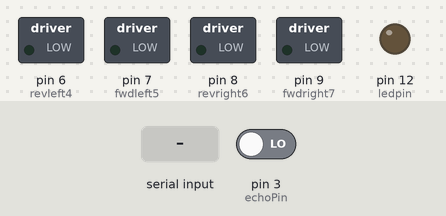
Bench run of a sketch on a simulated Arduino Uno, built with avr-gcc and run on an emulated ATmega328P. Parts: switched loads named in the sketch (green lamp = pin HIGH), output pins drawn as LEDs (lit = HIGH). The test bench sets the inputs (shaded band); at power-on: pin 3 (echoPin) LOW. Random numbers use the default seed unless the sketch sets one; pins used as bus, display or sensor lines are not drawn; what the sketch prints to the serial monitor is not drawn.

Above: at 2.0 s.
2.1 s: "R" received over the second serial link
At 7.6 s:
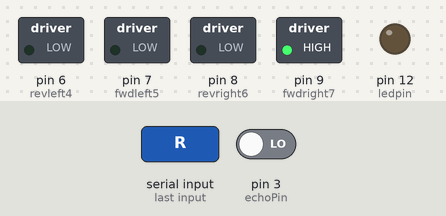
7.9 s: "L" received over the second serial link
At 13.2 s:
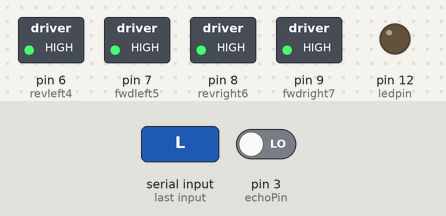
13.7 s: "1" received over the second serial link
At 17.1 s:
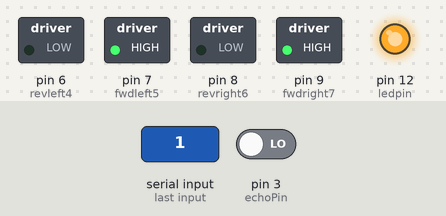
18.0 s: "S" received over the second serial link
At 21.1 s:
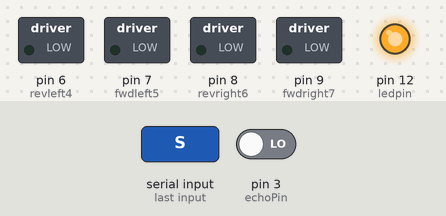
21.6 s: "2" received over the second serial link
At 25.0 s:
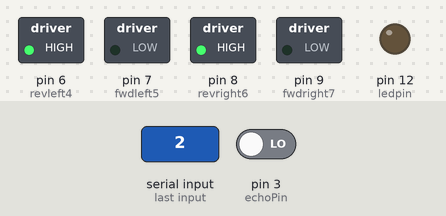
Timing chart, 0 to 26.2 s (numbered marks = the images above; inputs shaded):
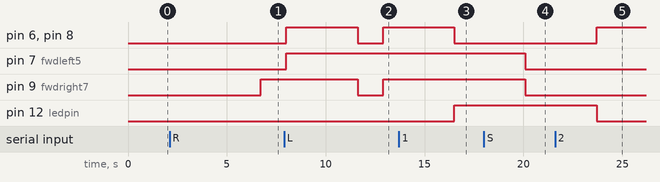

Measured:
- after the input at 2.1 s, pin 9 (fwdright7): LOW → HIGH after 4.6 s
- after the input at 7.9 s, pin 9 (fwdright7): HIGH → LOW after 3.7 s, → HIGH 1.3 s later
- after the input at 13.7 s, pin 6 (revleft4), pin 8 (revright6): HIGH → LOW after 2.8 s; pin 12 (ledpin): LOW → HIGH after 2.8 s
- after the input at 18.0 s, pin 7 (fwdleft5), pin 9 (fwdright7): HIGH → LOW after 2.1 s
- after the input at 21.6 s, pin 6 (revleft4), pin 8 (revright6): LOW → HIGH after 2.1 s; pin 12 (ledpin): HIGH → LOW after 2.1 s

The sketch:

ultrasonic_for_nano_bluetooth.ino
```cpp
//slave
#include <SoftwareSerial.h>
SoftwareSerial s(10, 11);
int trigPin = 4;      // trig pin of HC-SR04
int echoPin = 3;     // Echo pin of HC-SR04

int revleft4 = 6;       //REVerse motion of Left motor
int fwdleft5 = 7;       //ForWarD motion of Left motor
int revright6 = 8;      //REVerse motion of Right motor
int fwdright7 = 9;     //ForWarD motion of Right motor
int ledpin = 12;

long duration, distance;

void setup() {

  delay(random(500,2000));   // delay for random time
  Serial.begin(9600);
  s.begin(9600);
  pinMode(revleft4, OUTPUT);      // set Motor pins as output
  pinMode(fwdleft5, OUTPUT);
  pinMode(revright6, OUTPUT);
  pinMode(fwdright7, OUTPUT);

  pinMode(trigPin, OUTPUT);         // set trig pin as output
  pinMode(echoPin, INPUT);          //set echo pin as input to capture reflected waves

  pinMode(ledpin,OUTPUT);
}

void loop() {

  digitalWrite(trigPin, LOW);
  delayMicroseconds(2);
  digitalWrite(trigPin, HIGH);     // send waves for 10 us
  delayMicroseconds(10);
  duration = pulseIn(echoPin, HIGH); // receive reflected waves
  distance = duration / 58.2;   // convert to distance
  delay(10);
  Serial.println(distance);

 //remote control
//...............................................................................................................................
  if(s.available()>=-1)
   {
            char c = s.read();
            Serial.println(c);
            int readString;
            readString +=c;
            delay(micros);

                   if (c == '1')
                    {
                     //delay(100);
    digitalWrite(fwdright7, HIGH);                    // move forward
    digitalWrite(revright6, LOW);
    digitalWrite(fwdleft5, HIGH);
    digitalWrite(revleft4, LOW);
    digitalWrite(ledpin, HIGH);
                 delay(micros);
                     c = "";
                    }

    if (c == '2')
    {

         digitalWrite(fwdright7, LOW);      //movebackword
         digitalWrite(revright6, HIGH);
         digitalWrite(fwdleft5, LOW);
         digitalWrite(revleft4, HIGH);
         digitalWrite(ledpin, HIGH);
         //delay(100);
         digitalWrite(ledpin, LOW);
         digitalWrite(ledpin, HIGH);
         digitalWrite(ledpin, LOW);
         delay(micros);
         c = "";
     }
     if (c == 'S')
    {
         //delay(100);
         digitalWrite(fwdright7, LOW);      //stop
         digitalWrite(revright6, LOW);
         digitalWrite(fwdleft5, LOW);
         digitalWrite(revleft4, LOW);
    delay(micros);
    c = "";
     }
    if (c == 'R')
    {
         delay(micros);
         digitalWrite(fwdright7, HIGH);      //RIGHT
         digitalWrite(revright6, LOW);
         digitalWrite(fwdleft5, LOW);
         digitalWrite(revleft4, LOW);
    delay(micros);
    c = "";
    digitalWrite(fwdright7, HIGH);      //RIGHT FWD
         digitalWrite(revright6, HIGH);
         digitalWrite(fwdleft5, HIGH);
         digitalWrite(revleft4, HIGH);
    delay(micros);
    c = "";
     }
     if (c == 'L')
    {
         digitalWrite(fwdright7, LOW);      //LEFT
         digitalWrite(revright6, LOW);
         digitalWrite(fwdleft5, HIGH);
         digitalWrite(revleft4, LOW);
    delay(micros);
    c = "";
    digitalWrite(fwdright7, HIGH);      //LEFT FWD
         digitalWrite(revright6, HIGH);
         digitalWrite(fwdleft5, HIGH);
         digitalWrite(revleft4, HIGH);
    delay(micros);
    c = "";
     }

  }
  //no remote
 //........................................................................................................................................

  /*else
  {
  if (distance > 19)
 {
    digitalWrite(fwdright7, HIGH);                    // move forward
    digitalWrite(revright6, LOW);
    digitalWrite(fwdleft5, HIGH);
    digitalWrite(revleft4, LOW);
  }

  if (distance < 18)
  {
    digitalWrite(fwdright7, LOW);  //Stop
    digitalWrite(revright6, LOW);
    digitalWrite(fwdleft5, LOW);
    digitalWrite(revleft4, LOW);
    delay(500);
    digitalWrite(fwdright7, LOW);      //movebackword
    digitalWrite(revright6, HIGH);
    digitalWrite(fwdleft5, LOW);
    digitalWrite(revleft4, HIGH);
    delay(500);
    digitalWrite(fwdright7, LOW);  //Stop
    digitalWrite(revright6, LOW);
    digitalWrite(fwdleft5, LOW);
    digitalWrite(revleft4, LOW);
    delay(100);
    digitalWrite(fwdright7, HIGH);
    digitalWrite(revright6, LOW);
    digitalWrite(revleft4, LOW);
    digitalWrite(fwdleft5, LOW);
    delay(500);
  }

}*/
}
```
